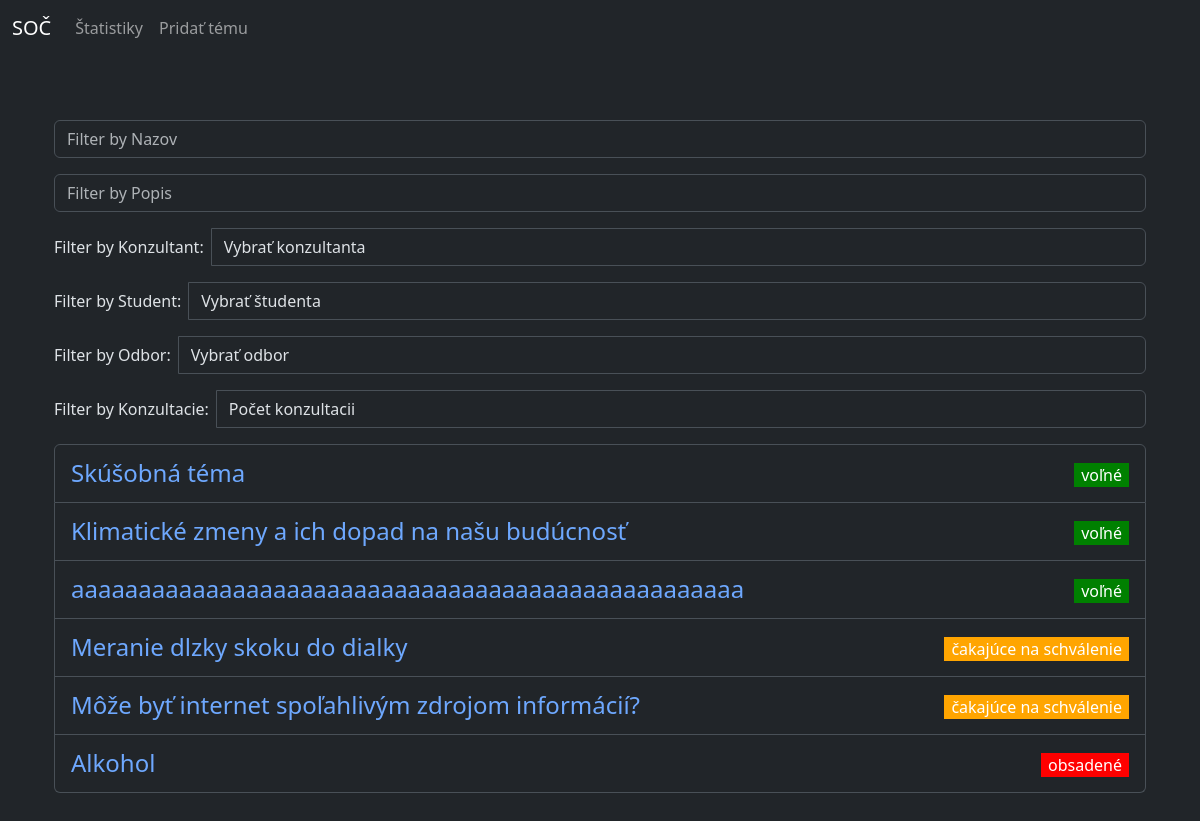
Before: /soc/ with the older database file.
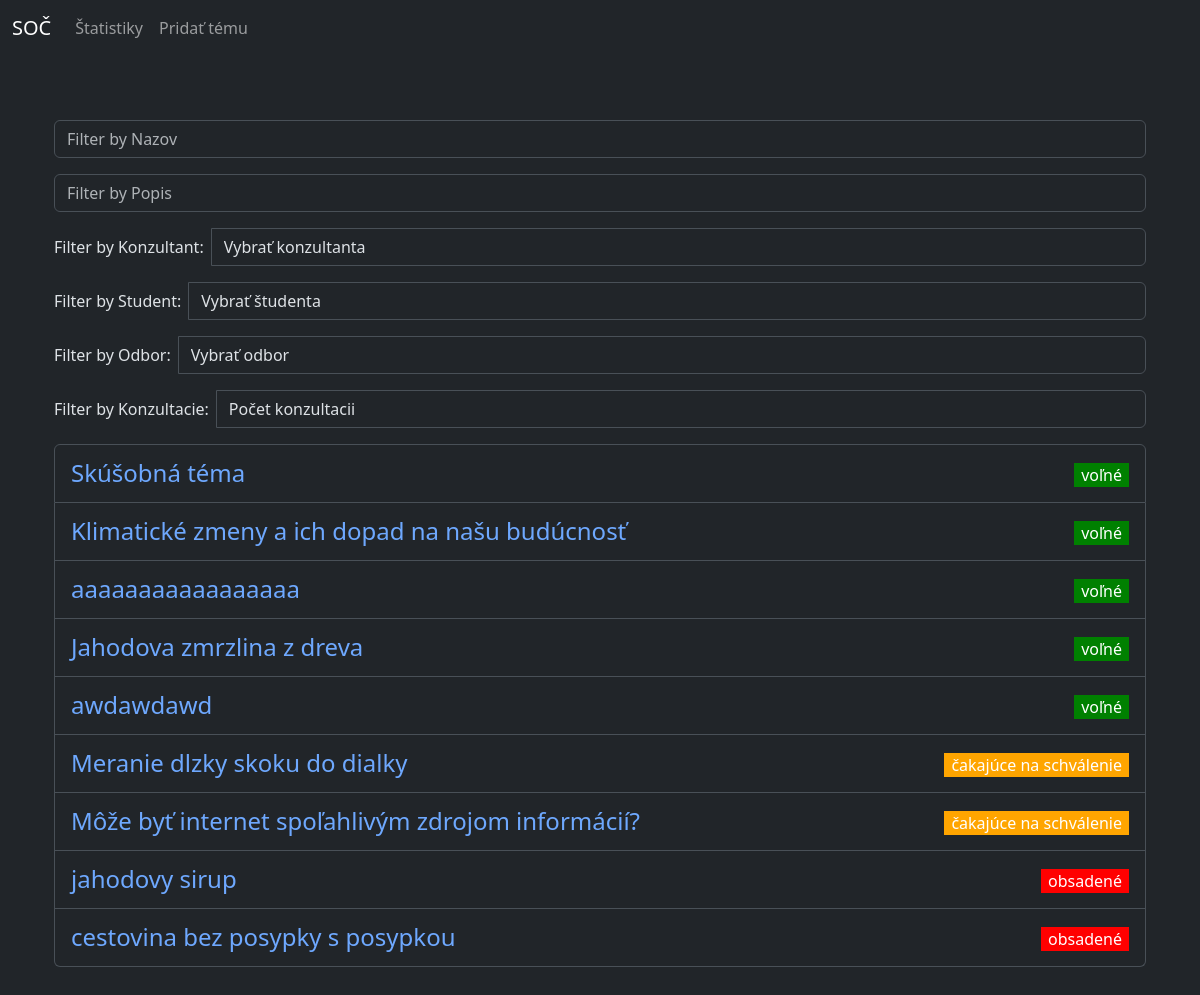
After: the same page with the newer database file.
### soc/models.py (models this page shows)
class Tema(models.Model):
    nazov = models.CharField(max_length=50)
    popis = models.TextField()
    konzultant = models.ForeignKey(Ucitel, on_delete=models.CASCADE)
    student = models.ForeignKey(Student, on_delete=models.SET_NULL, null=True, blank=True)
    odbor = models.ForeignKey(Odbor, on_delete=models.CASCADE)
    dostupnost = models.ForeignKey(Dostupnost, on_delete=models.CASCADE)
    konzultacie = models.IntegerField()
    class Meta:
        verbose_name = "Téma"
        verbose_name_plural = "Témy"
        ordering = ["nazov"]
    def __str__(self):
        return f"{self.nazov}"

class Dostupnost(models.Model):
    nazov = models.CharField(max_length=22)
    class Meta:
        verbose_name = "Dostupnosť"
        verbose_name_plural = "Dostupnosti"
    def __str__(self):
        return f"{self.nazov}"

### soc/views.py (the view)
# urls.py: path('', views.vypis_tem, name='vypis_tem'),
def vypis_tem(request):
    temy = Tema.objects.all().order_by("dostupnost", "id")
    konzultanti = Ucitel.objects.all().order_by("priezvisko")
    studenti = Student.objects.all().order_by("priezvisko")
    odbory = Odbor.objects.all().order_by("nazov")
    return render(request, "soc/index.html", {"temy":temy, "konzultanti":konzultanti, "studenti":studenti, "odbory":odbory})

### soc/models.py (called while the page is built)
    def __str__(self):
        return f"{self.meno} {self.priezvisko}"

    def __str__(self):
        return f"{self.meno} {self.priezvisko}"

    def __str__(self):
        return f"{self.nazov}"

### soc/templates/soc/index.html (shortened to what this page needs)
{% extends "base.html" %}
{% block content %}
<div class="container">
    <div class="row">
        <div class="col-md-12">
          <div class="filter-bar">
            <div class="input-group mb-3">
              <input type="text" id="filter-nazov" placeholder="Filter by Nazov" oninput="filterTemy()" class="form-control">
            </div>
            <div class="input-group mb-3">
              <input type="text" id="filter-popis" placeholder="Filter by Popis" oninput="filterTemy()" class="form-control">
            </div>
            <div class="input-group mb-3">
              <label style="margin-top:7px; margin-right: 8px;" for="filter-konzultant">Filter by Konzultant:</label>
              <select id="filter-konzultant" oninput="filterTemy()" class="form-control">
                <option value="">Vybrať konzultanta</option>
              </select>
            </div>
            <div class="input-group mb-3">
              <label style="margin-top:7px; margin-right: 8px;" for="filter-student">Filter by Student:</label>
              <select id="filter-student" oninput="filterTemy()" class="form-control">
                <option value="">Vybrať študenta</option>
              </select>
            </div>
            <div class="input-group mb-3">
              <label style="margin-top:7px; margin-right: 8px;" for="filter-odbor">Filter by Odbor:</label>
              <select id="filter-odbor" oninput="filterTemy()" class="form-control">
                <option value="">Vybrať odbor</option>
              </select>
            </div>
            <div class="input-group mb-3">
                <label style="margin-top:7px; margin-right: 8px;" for="filter-konzultacie">Filter by Konzultacie:</label>
                <select id="filter-konzultacie" oninput="filterTemy()" class="form-control">
                  <option value="">Počet konzultacii</option>
                </select>
              </div>
          </div>
        </div>
      <div class="col-md-12">
        <ul class="list-group" id="temy-list">
            {% for tema in temy %}
            <li class="list-group-item">
                <a class="link-underline link-underline-opacity-0" data-bs-toggle="collapse" href="#{{ tema.id }}" role="button" aria-expanded="false">
                    <div class="d-flex justify-content-between">
                        <h4 style="margin-bottom:0; margin-top:6px;">{{ tema }}</h4>
                        {% if tema.dostupnost.nazov == "voľné" %}
                        <p style="margin-top: 10px; margin-bottom: 7px; color: white;background-color:green; padding: 0 7px;">{{ tema.dostupnost }}</p>
                        {% elif tema.dostupnost.nazov == "čakajúce na schválenie" %}
                        <p style="margin-top: 10px; margin-bottom: 7px; color: white; background-color:orange; padding: 0 7px;">{{ tema.dostupnost }}</p>
                        {% elif tema.dostupnost.nazov == "obsadené" %}
                        <p style="margin-top: 10px; margin-bottom: 7px; color: white; background-color:red; padding: 0 7px;">{{ tema.dostupnost }}</p>
                        {% endif %}
                    </div>
                </a>
            </li>
            {% endfor %}
        </ul>
      </div>
  </div>
{% endblock content %}

Changed rows visible on the page:
changed Tema: nazov "aaaaaaaaaaaaaaaaaaaaaaaaaaaaaaaaaaaaaaaaaaaaaaaaaa" → "aaaaaaaaaaaaaaaaa"
added Tema: nazov "Jahodova zmrzlina z dreva", dostupnost "voľné"
added Tema: nazov "awdawdawd", dostupnost "voľné"
changed Tema: nazov "Alkohol" → "jahodovy sirup"
added Tema: nazov "cestovina bez posypky s posypkou", dostupnost "obsadené"
